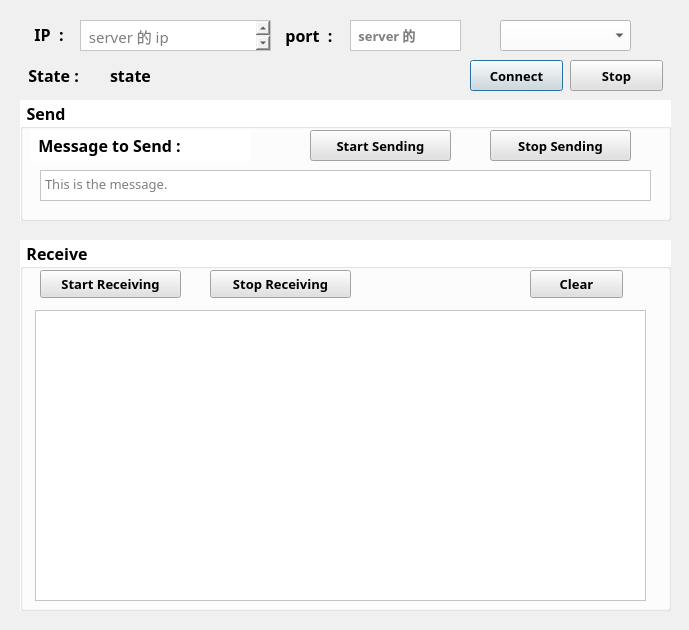
<?xml version="1.0" encoding="UTF-8"?>
<ui version="4.0">
 <class>Form_Network</class>
 <widget class="QDialog" name="Form_Network">
  <property name="geometry">
   <rect>
    <x>0</x>
    <y>0</y>
    <width>689</width>
    <height>630</height>
   </rect>
  </property>
  <property name="windowTitle">
   <string>Form_Network</string>
  </property>
  <property name="styleSheet">
   <string notr="true">background-color: rgb(240, 240, 240);</string>
  </property>
  <widget class="QTextEdit" name="textEdit_network_ip">
   <property name="geometry">
    <rect>
     <x>80</x>
     <y>20</y>
     <width>191</width>
     <height>31</height>
    </rect>
   </property>
   <property name="font">
    <font>
     <family>微軟正黑體</family>
     <pointsize>11</pointsize>
    </font>
   </property>
   <property name="styleSheet">
    <string notr="true">background-color: rgb(255, 255, 255);</string>
   </property>
   <property name="placeholderText">
    <string> server 的 ip</string>
   </property>
  </widget>
  <widget class="QLabel" name="label_network_ip">
   <property name="geometry">
    <rect>
     <x>20</x>
     <y>24</y>
     <width>58</width>
     <height>21</height>
    </rect>
   </property>
   <property name="font">
    <font>
     <family>微軟正黑體</family>
     <pointsize>12</pointsize>
     <weight>75</weight>
     <bold>true</bold>
    </font>
   </property>
   <property name="text">
    <string>IP  :</string>
   </property>
   <property name="alignment">
    <set>Qt::AlignCenter</set>
   </property>
  </widget>
  <widget class="QLabel" name="label_network_port">
   <property name="geometry">
    <rect>
     <x>280</x>
     <y>20</y>
     <width>58</width>
     <height>31</height>
    </rect>
   </property>
   <property name="font">
    <font>
     <family>微軟正黑體</family>
     <pointsize>12</pointsize>
     <weight>75</weight>
     <bold>true</bold>
    </font>
   </property>
   <property name="text">
    <string>port  :</string>
   </property>
   <property name="alignment">
    <set>Qt::AlignCenter</set>
   </property>
  </widget>
  <widget class="QTextEdit" name="textEdit_network_port">
   <property name="geometry">
    <rect>
     <x>350</x>
     <y>20</y>
     <width>111</width>
     <height>31</height>
    </rect>
   </property>
   <property name="font">
    <font>
     <family>微軟正黑體</family>
     <pointsize>10</pointsize>
     <weight>75</weight>
     <bold>true</bold>
    </font>
   </property>
   <property name="styleSheet">
    <string notr="true">background-color: rgb(255, 255, 255);</string>
   </property>
   <property name="placeholderText">
    <string> server 的</string>
   </property>
  </widget>
  <widget class="QPushButton" name="Button_network_connect">
   <property name="geometry">
    <rect>
     <x>470</x>
     <y>60</y>
     <width>93</width>
     <height>31</height>
    </rect>
   </property>
   <property name="font">
    <font>
     <family>微軟正黑體</family>
     <pointsize>10</pointsize>
     <weight>75</weight>
     <bold>true</bold>
    </font>
   </property>
   <property name="styleSheet">
    <string notr="true">background-color: rgb(225, 225, 225);</string>
   </property>
   <property name="text">
    <string>Connect</string>
   </property>
  </widget>
  <widget class="QLabel" name="label_network_state_title">
   <property name="geometry">
    <rect>
     <x>20</x>
     <y>60</y>
     <width>81</width>
     <height>31</height>
    </rect>
   </property>
   <property name="font">
    <font>
     <family>微軟正黑體</family>
     <pointsize>12</pointsize>
     <weight>75</weight>
     <bold>true</bold>
    </font>
   </property>
   <property name="text">
    <string>  State :  </string>
   </property>
  </widget>
  <widget class="QGroupBox" name="groupBox_network_messagetosend">
   <property name="geometry">
    <rect>
     <x>20</x>
     <y>100</y>
     <width>651</width>
     <height>121</height>
    </rect>
   </property>
   <property name="font">
    <font>
     <family>微軟正黑體</family>
     <pointsize>12</pointsize>
     <weight>75</weight>
     <bold>true</bold>
    </font>
   </property>
   <property name="styleSheet">
    <string notr="true">background-color: rgb(255, 255, 255);</string>
   </property>
   <property name="title">
    <string> Send </string>
   </property>
   <widget class="QPushButton" name="Button_send_start">
    <property name="geometry">
     <rect>
      <x>290</x>
      <y>30</y>
      <width>141</width>
      <height>31</height>
     </rect>
    </property>
    <property name="font">
     <font>
      <family>微軟正黑體</family>
      <pointsize>10</pointsize>
      <weight>75</weight>
      <bold>true</bold>
     </font>
    </property>
    <property name="styleSheet">
     <string notr="true">background-color: rgb(225, 225, 225);</string>
    </property>
    <property name="text">
     <string>Start Sending</string>
    </property>
   </widget>
   <widget class="QLabel" name="label_network_messagetosend">
    <property name="geometry">
     <rect>
      <x>10</x>
      <y>30</y>
      <width>221</width>
      <height>31</height>
     </rect>
    </property>
    <property name="font">
     <font>
      <family>微軟正黑體</family>
      <pointsize>12</pointsize>
      <weight>75</weight>
      <bold>true</bold>
     </font>
    </property>
    <property name="text">
     <string>  Message to Send : </string>
    </property>
   </widget>
   <widget class="QTextEdit" name="textEdit_network_messagetosend">
    <property name="geometry">
     <rect>
      <x>20</x>
      <y>70</y>
      <width>611</width>
      <height>31</height>
     </rect>
    </property>
    <property name="font">
     <font>
      <family>微軟正黑體</family>
      <pointsize>10</pointsize>
      <weight>50</weight>
      <bold>false</bold>
     </font>
    </property>
    <property name="placeholderText">
     <string>This is the message.</string>
    </property>
   </widget>
   <widget class="QPushButton" name="Button_send_stop">
    <property name="geometry">
     <rect>
      <x>470</x>
      <y>30</y>
      <width>141</width>
      <height>31</height>
     </rect>
    </property>
    <property name="font">
     <font>
      <family>微軟正黑體</family>
      <pointsize>10</pointsize>
      <weight>75</weight>
      <bold>true</bold>
     </font>
    </property>
    <property name="styleSheet">
     <string notr="true">background-color: rgb(225, 225, 225);</string>
    </property>
    <property name="text">
     <string>Stop Sending</string>
    </property>
   </widget>
  </widget>
  <widget class="QGroupBox" name="groupBox_network_messagereceive">
   <property name="geometry">
    <rect>
     <x>20</x>
     <y>240</y>
     <width>651</width>
     <height>371</height>
    </rect>
   </property>
   <property name="font">
    <font>
     <family>微軟正黑體</family>
     <pointsize>12</pointsize>
     <weight>75</weight>
     <bold>true</bold>
    </font>
   </property>
   <property name="styleSheet">
    <string notr="true">background-color: rgb(255, 255, 255);</string>
   </property>
   <property name="title">
    <string> Receive </string>
   </property>
   <widget class="QPushButton" name="Button_rceive_start">
    <property name="geometry">
     <rect>
      <x>20</x>
      <y>30</y>
      <width>141</width>
      <height>28</height>
     </rect>
    </property>
    <property name="font">
     <font>
      <family>微軟正黑體</family>
      <pointsize>10</pointsize>
      <weight>75</weight>
      <bold>true</bold>
     </font>
    </property>
    <property name="styleSheet">
     <string notr="true">background-color: rgb(225, 225, 225);</string>
    </property>
    <property name="text">
     <string>Start Receiving</string>
    </property>
   </widget>
   <widget class="QPushButton" name="Button_rceive_stop">
    <property name="geometry">
     <rect>
      <x>190</x>
      <y>30</y>
      <width>141</width>
      <height>28</height>
     </rect>
    </property>
    <property name="font">
     <font>
      <family>微軟正黑體</family>
      <pointsize>10</pointsize>
      <weight>75</weight>
      <bold>true</bold>
     </font>
    </property>
    <property name="styleSheet">
     <string notr="true">background-color: rgb(225, 225, 225);</string>
    </property>
    <property name="text">
     <string>Stop Receiving</string>
    </property>
   </widget>
   <widget class="QListWidget" name="listWidget_network_message_receive">
    <property name="geometry">
     <rect>
      <x>15</x>
      <y>70</y>
      <width>611</width>
      <height>291</height>
     </rect>
    </property>
   </widget>
   <widget class="QPushButton" name="Button_rceive_clear">
    <property name="geometry">
     <rect>
      <x>510</x>
      <y>30</y>
      <width>93</width>
      <height>28</height>
     </rect>
    </property>
    <property name="font">
     <font>
      <family>微軟正黑體</family>
      <pointsize>10</pointsize>
      <weight>75</weight>
      <bold>true</bold>
     </font>
    </property>
    <property name="styleSheet">
     <string notr="true">background-color: rgb(225, 225, 225);</string>
    </property>
    <property name="text">
     <string>Clear</string>
    </property>
   </widget>
  </widget>
  <widget class="QPushButton" name="Button_stop_to_connect">
   <property name="geometry">
    <rect>
     <x>570</x>
     <y>60</y>
     <width>93</width>
     <height>31</height>
    </rect>
   </property>
   <property name="font">
    <font>
     <family>微軟正黑體</family>
     <pointsize>10</pointsize>
     <weight>75</weight>
     <bold>true</bold>
    </font>
   </property>
   <property name="styleSheet">
    <string notr="true">background-color: rgb(225, 225, 225);</string>
   </property>
   <property name="text">
    <string>Stop</string>
   </property>
  </widget>
  <widget class="QComboBox" name="comboBox_choose">
   <property name="geometry">
    <rect>
     <x>500</x>
     <y>20</y>
     <width>131</width>
     <height>31</height>
    </rect>
   </property>
   <property name="font">
    <font>
     <family>微軟正黑體</family>
     <pointsize>10</pointsize>
     <weight>75</weight>
     <bold>true</bold>
    </font>
   </property>
   <property name="styleSheet">
    <string notr="true">background-color: rgb(255, 255, 255);</string>
   </property>
   <property name="currentText">
    <string/>
   </property>
  </widget>
  <widget class="QLabel" name="label_network_state">
   <property name="geometry">
    <rect>
     <x>110</x>
     <y>60</y>
     <width>341</width>
     <height>31</height>
    </rect>
   </property>
   <property name="font">
    <font>
     <family>微軟正黑體</family>
     <pointsize>12</pointsize>
     <weight>75</weight>
     <bold>true</bold>
    </font>
   </property>
   <property name="text">
    <string>state</string>
   </property>
  </widget>
 </widget>
 <resources/>
 <connections/>
</ui>
